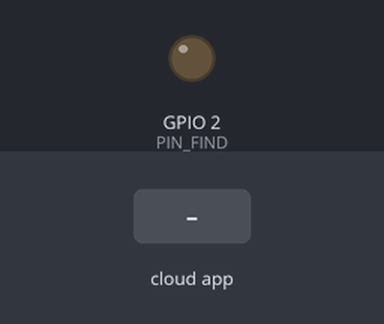
Recording of a sketch running on a simulated ESP8266 (NodeMCU). Parts: output pins drawn as LEDs (lit = HIGH). The test bench sets the inputs (shaded band). The RemoteXY app is connected.

Above: at 1.2 s.
1.3 s: the phone or cloud app sets Find to 1
At 2.5 s:
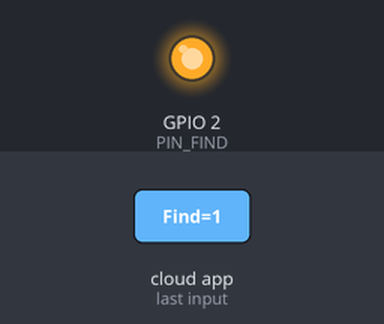
2.8 s: the phone or cloud app sets Find to 0
At 3.6 s:
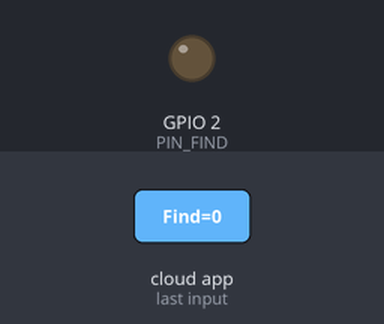
Timing chart, 0 to 5.8 s (numbered marks = the images above; inputs shaded):
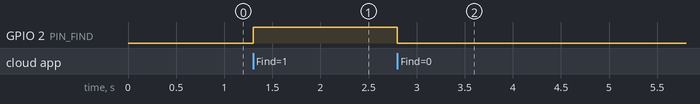

Measured:
- after the input at 1.3 s, GPIO 2 (PIN_FIND): LOW → HIGH at once
- after the input at 2.8 s, GPIO 2 (PIN_FIND): HIGH → LOW at once

The sketch:

ESP01_Wifi_Module_Finding.ino
```cpp
//////////////////////////////////////////////
//        RemoteXY include library          //
//////////////////////////////////////////////

// RemoteXY select connection mode and include library
#define REMOTEXY_MODE__ESP8266WIFI_LIB_POINT
#include <ESP8266WiFi.h>

#include <RemoteXY.h>

// RemoteXY connection settings
#define REMOTEXY_WIFI_SSID "RemoteXY"
#define REMOTEXY_WIFI_PASSWORD "12345678"
#define REMOTEXY_SERVER_PORT 6377


// RemoteXY configurate
#pragma pack(push, 1)
uint8_t RemoteXY_CONF[] =   // 27 bytes
  { 255,1,0,0,0,20,0,16,31,1,2,1,11,47,43,26,1,26,31,31,
  79,78,0,79,70,70,0 };

// this structure defines all the variables and events of your control interface
struct {

    // input variables
  uint8_t Find; // =1 if switch ON and =0 if OFF

    // other variable
  uint8_t connect_flag;  // =1 if wire connected, else =0

} RemoteXY;
#pragma pack(pop)

/////////////////////////////////////////////
//           END RemoteXY include          //
/////////////////////////////////////////////

#define PIN_FIND 2


void setup()
{
  RemoteXY_Init ();

  pinMode (PIN_FIND, OUTPUT);

}

void loop()
{
  RemoteXY_Handler ();

  digitalWrite(PIN_FIND, (RemoteXY.Find==0)?LOW:HIGH);

}
```
